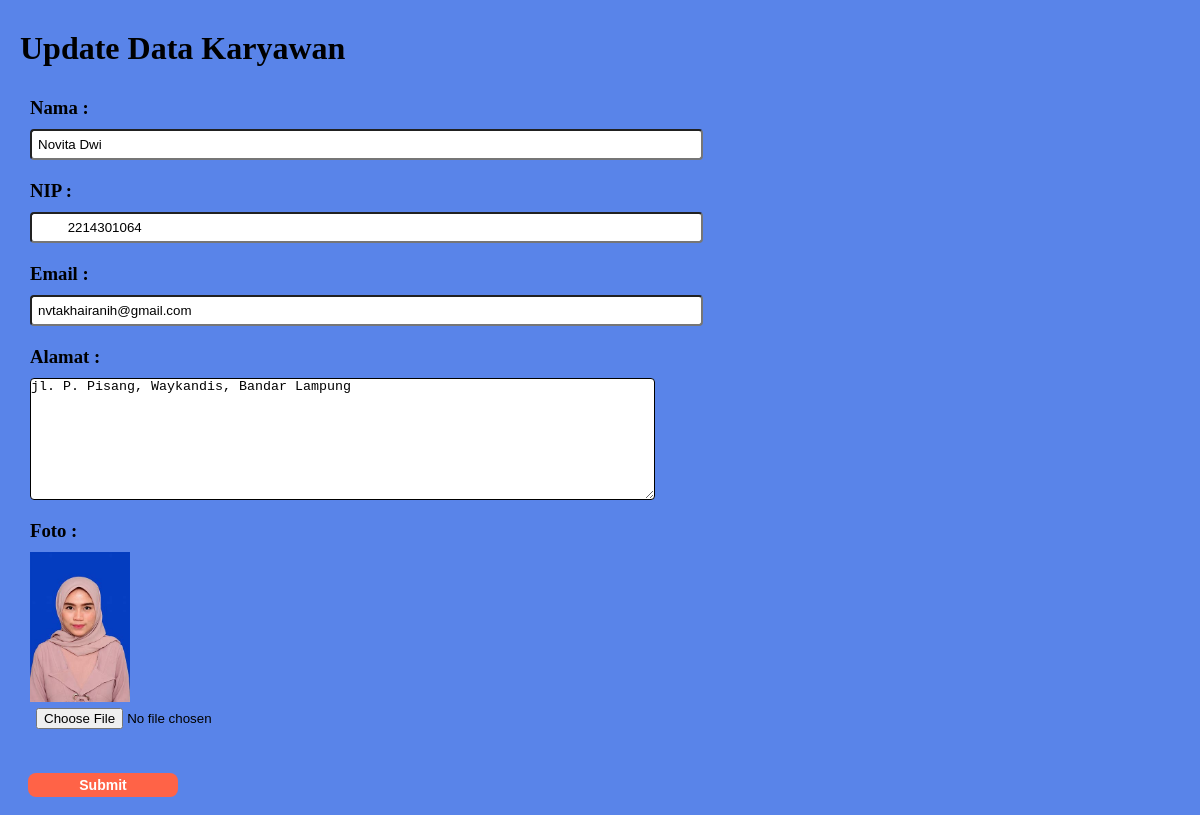
The page /update/update.php?id=4 (signed in) on the database its author committed.
### tables this page shows
CREATE TABLE `data_karyawan` (
  `id` int(11) NOT NULL,
  `foto` varchar(200) NOT NULL,
  `nama` varchar(200) NOT NULL,
  `nip` varchar(12) NOT NULL,
  `email` varchar(255) NOT NULL,
  `alamat` text NOT NULL
);

### functions/functions.php (called while the page is built, shortened)
<?php
$conn = mysqli_connect('localhost','root','','Karyawan UAS');
function query($query) {
    global $conn;
    $result = mysqli_query($conn,$query);
    $datas  = [];
    while ($data = mysqli_fetch_assoc($result)) {
        $datas[] = $data ;
    }
    return $datas ;
}
?>

### update/update.php (the view, shortened to what this page needs)
<?php
require '../functions/functions.php';
$id = $_GET['id'];
$datas = query("SELECT * FROM data_karyawan WHERE id = $id ")[0];
?>
<html lang="en">
<head>
    <link rel="stylesheet" href="updates.css">
</head>
<body>
<div class="container">
    <h1>Update Data Karyawan</h1>
    <div class="wrap">
        <form action="" method="post" enctype="multipart/form-data"  >
            <div class="card">
                <h3>Nama :</h3>
                <input type="text" name="nama" size="80" value="<?= $datas['nama'] ?>" required >
            </div>
            <div class="card" >
                <h3>NIP :</h3>
                <input type="text" name="nip"  size="80" value="<?= $datas['nip'] ?>" required>
            </div>
            <div class="card" >
                <h3>Email :</h3>
                <input type="text" name="email"  size="80" value="<?= $datas['email'] ?>" required>
            </div>
            <div class="card" >
                <h3>Alamat :</h3>
                <textarea name="alamat" id="" cols="76" rows="8"><?= $datas['alamat']?></textarea>
            </div>
            <div class="card" >
                <h3>Foto :</h3>
                <img src="../images/<?= $datas['foto']; ?>" class="gambar" alt="">
                <div class="posisi">
                <input type="file" name="foto" style="cursor:pointer;" value="<?= $datas['foto'] ?>" >
                </div>
            </div>
            <div class="btn">
                <button type="submit" name="submit" onclick="return confirm('Apakah Anda Yakin ??')" >Submit</button>
            </div>
        </form>
    </div>
</div>
</body>
</html>

### update/updates.css (style rules this page uses)
*,html { margin: 0; padding: 0; box-sizing: border-box; }
body { background-color: rgb(89, 132, 233); }
.container { width: 1200px; margin: 0 auto; }
h1 { margin-top: 30px; margin-left: 20px; }
.wrap { display: flex; margin: 0 60px 0 10px; padding: 10px; }
.card { display:inline-flexbox; gap: 20px; margin: 10px 10px; }
.card h3 { padding: 10px 0 ; }
.card input { padding: 6px; border-radius: 4px; -webkit-border-radius: 4px; -moz-border-radius: 4px; -ms-border-radius: 4px; -o-border-radius: 4px; }
textarea { border: 1px solid black; border-radius: 4px; -webkit-border-radius: 4px; -moz-border-radius: 4px; -ms-border-radius: 4px; -o-border-radius: 4px; }
.btn { margin-top: 30px ; }
button { cursor: pointer; color: white; background-color: tomato; border: none; font-size: 14px; font-weight: bold; border-radius: 8px; padding: 4px; margin: 8px; width: 150px; -webkit-border-radius: 8px; -moz-border-radius: 8px; -ms-border-radius: 8px; -o-border-radius: 8px; }
.gambar { width: 100px; height: auto; }

### rows shown on the page
data_karyawan: nama "Novita Dwi", nip "2214301064", email "nvtakhairanih@gmail.com", alamat "jl. P. Pisang, Waykandis, Bandar Lampung", foto (picture)
